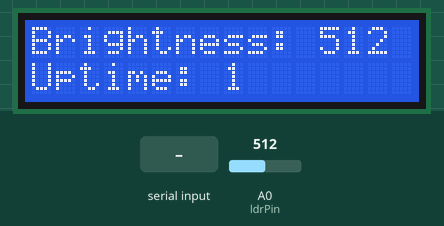
The sketch below on a simulated Arduino Uno, built with avr-gcc and run on an emulated ATmega328P. Parts: 16×2 character LCD. The inputs (shaded band) are chosen by the test bench; at power-on: A0 (ldrPin) = 512.

Above: at 1.2 s.
1.3 s: "1" received over Serial
At 2.8 s:
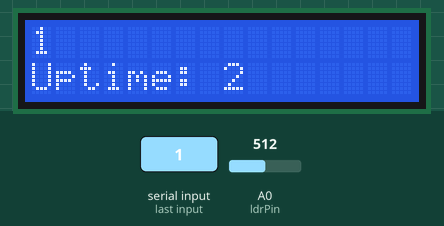
4.3 s: A0 (ldrPin) set to 301
At 6.8 s:
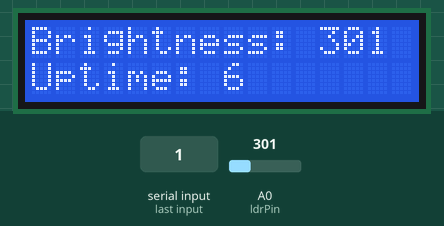
7.3 s: A0 (ldrPin) set to 289
At 8.8 s:
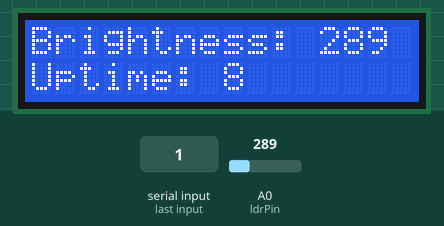
10.3 s: A0 (ldrPin) set to 0
At 11.5 s:
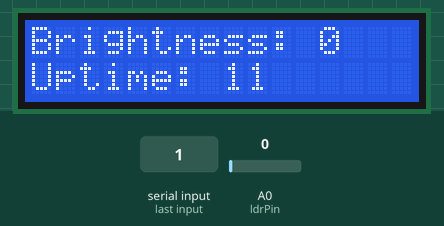
13.3 s: A0 (ldrPin) set to 8
At 14.3 s:
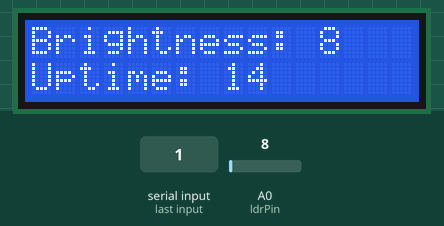
16.3 s: A0 (ldrPin) set to 11
At 17.4 s:
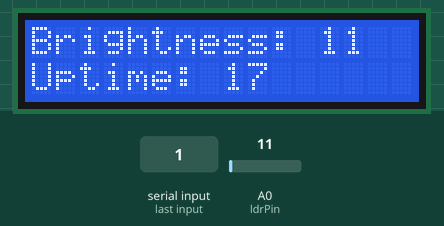

The sketch:

lcd_uptime_and_brightness.ino
```cpp
#include <LiquidCrystal.h>
LiquidCrystal lcd(12, 11, 5, 4, 3, 2);

const int ldrPin = A0;
int lastMessageExpire = 0;

void setup() {
  // set up the LCD's number of columns and rows:
  lcd.begin(16, 2);
  // initialize the serial communications:
  Serial.begin(9600);

  pinMode(ldrPin, INPUT);
}

void loop()
{
  // when characters arrive over the serial port...
  if (Serial.available()) {
    // wait a bit for the entire message to arrive
    delay(100);
    // clear the screen
    lcd.clear();
    // read all the available characters
    while (Serial.available() > 0) {
      // display each character to the LCD
      lcd.write(Serial.read());
    }
    lastMessageExpire = millis() + 5000;

  } else if (millis() > lastMessageExpire)  {
    // print brightness
    int ldrStatus = analogRead(ldrPin); // 0 - 1023 range, 0 darkest
    lcd.clear();
    lcd.print("Brightness: " + String(ldrStatus));
  }

  // set the cursor to column 0, line 1
  // (note: line 1 is the second row, since counting begins with 0):
  lcd.setCursor(0, 2);
  // print the number of seconds since reset:
  lcd.print("Uptime: " + String(millis() / 1000, 10));
}
```

Measured:
- after the input at 1.3 s, the display: first changes after 0.11 s (image 1 shows a later state)
- what the display in image 1 shows lasts 1.0 s, from 2.0 s to 3.0 s
- what the display in image 2 shows lasts 0.6 s, from 6.4 s to 7.0 s
